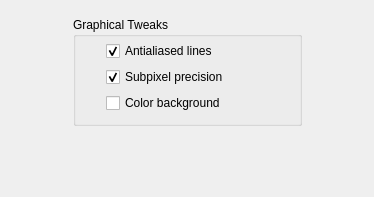
<?xml version="1.0" encoding="UTF-8"?>
<ui version="4.0">
 <class>WdgHatchingPreferences</class>
 <widget class="QWidget" name="WdgHatchingPreferences">
  <property name="geometry">
   <rect>
    <x>0</x>
    <y>0</y>
    <width>374</width>
    <height>197</height>
   </rect>
  </property>
  <property name="minimumSize">
   <size>
    <width>240</width>
    <height>170</height>
   </size>
  </property>
  <layout class="QGridLayout" name="gridLayout">
   <property name="leftMargin">
    <number>15</number>
   </property>
   <property name="topMargin">
    <number>17</number>
   </property>
   <property name="rightMargin">
    <number>15</number>
   </property>
   <property name="bottomMargin">
    <number>10</number>
   </property>
   <item row="1" column="1">
    <spacer name="verticalSpacer">
     <property name="orientation">
      <enum>Qt::Vertical</enum>
     </property>
     <property name="sizeHint" stdset="0">
      <size>
       <width>20</width>
       <height>40</height>
      </size>
     </property>
    </spacer>
   </item>
   <item row="0" column="1">
    <widget class="QGroupBox" name="groupBox_2">
     <property name="title">
      <string>Graphical Tweaks</string>
     </property>
     <layout class="QHBoxLayout" name="horizontalLayout_2" stretch="1,8,1">
      <property name="leftMargin">
       <number>10</number>
      </property>
      <property name="topMargin">
       <number>4</number>
      </property>
      <property name="rightMargin">
       <number>10</number>
      </property>
      <property name="bottomMargin">
       <number>10</number>
      </property>
      <item>
       <spacer name="horizontalSpacer_3">
        <property name="orientation">
         <enum>Qt::Horizontal</enum>
        </property>
        <property name="sizeHint" stdset="0">
         <size>
          <width>40</width>
          <height>20</height>
         </size>
        </property>
       </spacer>
      </item>
      <item>
       <layout class="QVBoxLayout" name="verticalLayout_2">
        <item>
         <widget class="QCheckBox" name="antialiasCheckBox">
          <property name="text">
           <string>Antialiased lines</string>
          </property>
          <property name="checked">
           <bool>true</bool>
          </property>
         </widget>
        </item>
        <item>
         <widget class="QCheckBox" name="subpixelPrecisionCheckBox">
          <property name="text">
           <string>Subpixel precision</string>
          </property>
          <property name="checked">
           <bool>true</bool>
          </property>
         </widget>
        </item>
        <item>
         <widget class="QCheckBox" name="opaqueBackgroundCheckBox">
          <property name="text">
           <string>Color background</string>
          </property>
         </widget>
        </item>
       </layout>
      </item>
      <item>
       <spacer name="horizontalSpacer_4">
        <property name="orientation">
         <enum>Qt::Horizontal</enum>
        </property>
        <property name="sizeHint" stdset="0">
         <size>
          <width>40</width>
          <height>20</height>
         </size>
        </property>
       </spacer>
      </item>
     </layout>
    </widget>
   </item>
   <item row="0" column="0">
    <spacer name="horizontalSpacer">
     <property name="orientation">
      <enum>Qt::Horizontal</enum>
     </property>
     <property name="sizeHint" stdset="0">
      <size>
       <width>40</width>
       <height>20</height>
      </size>
     </property>
    </spacer>
   </item>
   <item row="0" column="2">
    <spacer name="horizontalSpacer_2">
     <property name="orientation">
      <enum>Qt::Horizontal</enum>
     </property>
     <property name="sizeHint" stdset="0">
      <size>
       <width>40</width>
       <height>20</height>
      </size>
     </property>
    </spacer>
   </item>
  </layout>
 </widget>
 <resources/>
 <connections/>
</ui>
